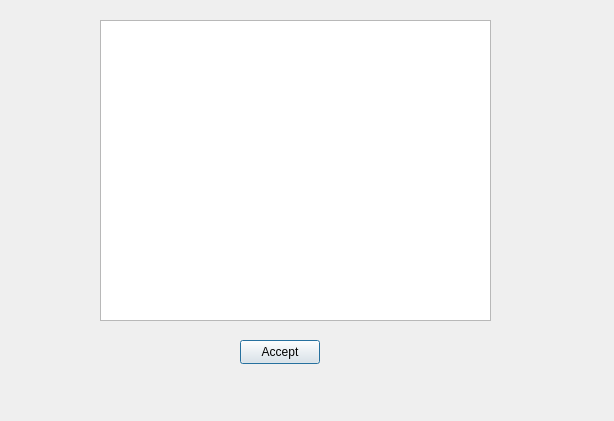
<?xml version="1.0" encoding="UTF-8"?>
<ui version="4.0">
 <class>ManualImportSelected</class>
 <widget class="QDialog" name="ManualImportSelected">
  <property name="geometry">
   <rect>
    <x>0</x>
    <y>0</y>
    <width>614</width>
    <height>421</height>
   </rect>
  </property>
  <property name="windowTitle">
   <string>Dialog</string>
  </property>
  <widget class="QListWidget" name="listWidget">
   <property name="geometry">
    <rect>
     <x>100</x>
     <y>20</y>
     <width>391</width>
     <height>301</height>
    </rect>
   </property>
  </widget>
  <widget class="QPushButton" name="pushButton">
   <property name="geometry">
    <rect>
     <x>240</x>
     <y>340</y>
     <width>80</width>
     <height>24</height>
    </rect>
   </property>
   <property name="text">
    <string>Accept</string>
   </property>
  </widget>
 </widget>
 <resources/>
 <connections/>
</ui>
